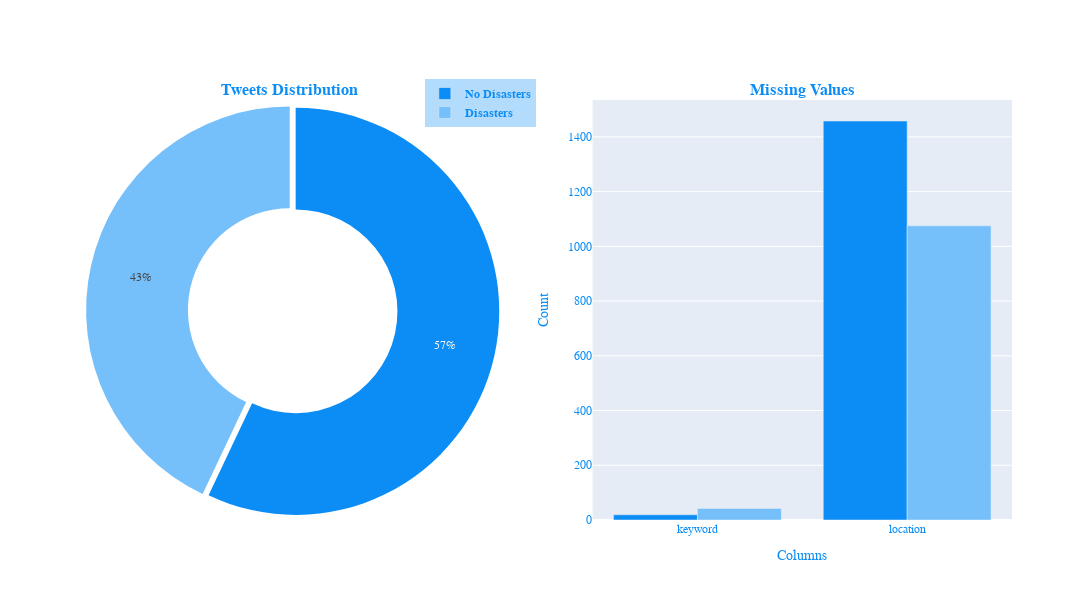

The notebook cell saved with this chart:
### Markdown cell above
<div style='border:5px solid #37a5fe; background-color:#37a5fe; color:white; border-radius:25px; text-align:center; font-family:cursive;'>
<h6><a id='eda' style='font-size:20px;font-weight:bold;color:white;'>Exploratory data analysis (EDA)</a></h6>
<a href="#1" style='color:white;font-size:15px;'><div>Back to Table of Contents</div></a>
</div>

### Code cell
fig = make_subplots(
    rows=1, 
    cols=2, 
    specs=[[{"type": "pie"}, {"type": "bar"}]], 
    subplot_titles=('<b>Tweets Distribution</b>', '<b>Missing Values</b>')
)

df1 = pd.DataFrame(df['target'].value_counts())
df1['new_target'] = pd.DataFrame(['No Disasters', 'Disasters'])

missing_non_dis = df.loc[df['target']==0, ['keyword', 'location']].isnull().sum()
missing_dis = df.loc[df['target']==1, ['keyword', 'location']].isnull().sum()

trace1 = go.Pie(
    labels=df1.new_target, 
    values=df1.target, 
    hole=.5, 
    pull=[0.03, 0], 
    name='<b>Percentage</b>', 
    showlegend=False
)
trace2 = go.Bar(
    x=missing_non_dis.index, 
    y=missing_non_dis.values, 
    name='<b>No Disasters</b>', 
    marker_color='#0c8df5'
)
trace3 = go.Bar(
    x=missing_dis.index, 
    y=missing_dis.values, 
    name='<b>Disasters</b>', 
    marker_color='#75bffa'
)


fig.add_trace(trace1, 1, 1)
fig.update_layout(
    legend=dict(bgcolor='#b3dcfc', 
                bordercolor='#6e0a28',
                yanchor="top",
                y=1.05,
                xanchor="left",
                x=0.37), 
    legend_font=dict(color='#0c8df5')
)
fig.update_traces(
    marker=dict(colors=['#0c8df5', '#75bffa'])
)

fig.add_trace(trace2, 1, 2)
fig.add_trace(trace3, 1, 2)
fig.update_layout(
    xaxis_title="Columns",
    yaxis_title="Count",
    font=dict(
        family="Courier New, monospace",
        size=12,
        color="#0c8df5"
    ),
    height=600, 
    width=1200
)

fig.show()

### Figure 1 — Plotly figure (JSON) as saved in the notebook; plotly's stock layout.template omitted (floating-point values rounded to 4 significant figures)
{"data": [{"domain": {"x": [0, 0.45], "y": [0, 1]}, "hole": 0.5, "labels": ["No Disasters", "Disasters"], "marker": {"colors": ["#0c8df5", "#75bffa"]}, "name": "<b>Percentage</b>", "pull": [0.03, 0], "showlegend": false, "type": "pie", "values": [4342, 3271]}, {"marker": {"color": "#0c8df5"}, "name": "<b>No Disasters</b>", "type": "bar", "x": ["keyword", "location"], "xaxis": "x", "y": [19, 1458], "yaxis": "y"}, {"marker": {"color": "#75bffa"}, "name": "<b>Disasters</b>", "type": "bar", "x": ["keyword", "location"], "xaxis": "x", "y": [42, 1075], "yaxis": "y"}], "layout": {"annotations": [{"font": {"size": 16}, "showarrow": false, "text": "<b>Tweets Distribution</b>", "x": 0.225, "xanchor": "center", "xref": "paper", "y": 1, "yanchor": "bottom", "yref": "paper"}, {"font": {"size": 16}, "showarrow": false, "text": "<b>Missing Values</b>", "x": 0.775, "xanchor": "center", "xref": "paper", "y": 1, "yanchor": "bottom", "yref": "paper"}], "font": {"color": "#0c8df5", "family": "Courier New, monospace", "size": 12}, "height": 600, "legend": {"bgcolor": "#b3dcfc", "bordercolor": "#6e0a28", "font": {"color": "#0c8df5"}, "x": 0.37, "xanchor": "left", "y": 1.05, "yanchor": "top"}, "width": 1200, "xaxis": {"anchor": "y", "domain": [0.55, 1], "title": {"text": "Columns"}}, "yaxis": {"anchor": "x", "domain": [0, 1], "title": {"text": "Count"}}}}
